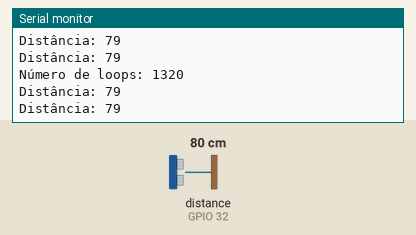
A sketch run on a simulated ESP32. Parts: the last lines printed to the serial monitor. Wiring (inferred from the names in the program): ultrasonic range finder: trigger GPIO 25; echo GPIO 32. The inputs (shaded band) are chosen by the test bench; at power-on: distance to the obstacle (sensor on GPIO 32) 80 cm. The echo pulse lasts 58.3 µs per cm.

Above: at 1.2 s.
1.3 s: distance to the obstacle (sensor on GPIO 32) set to 2 cm
At 1.4 s:
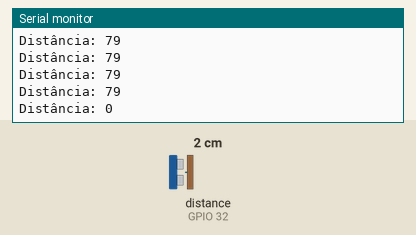
2.8 s: distance to the obstacle (sensor on GPIO 32) set to 4 cm
At 2.8 s:
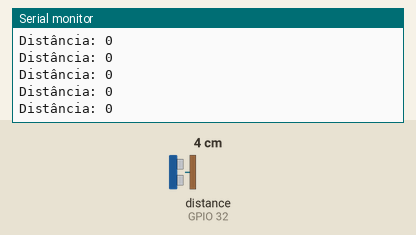
Timing chart, 0 to 5.8 s (numbered marks = the images above; inputs shaded):
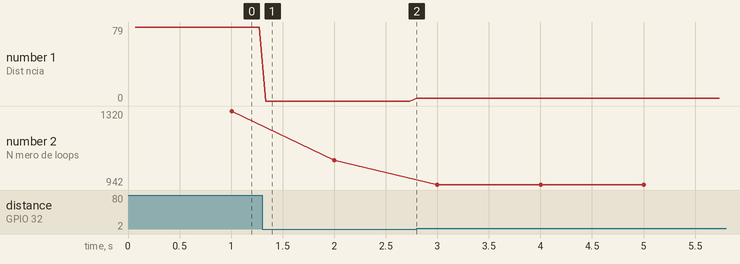

Measured:
- after the input at 1.3 s, the serial monitor: prints a new line at once (image 1)
- plotted number 1: 79 → 0 after the input at 1.3 s, 0 → 3 after the input at 2.8 s
- plotted number 2: 1320 → 1068 after the input at 1.3 s, 1068 → 942 after the input at 2.8 s

The sketch:

SemInterrupts.ino
```cpp
#define TRIGGER_PIN 25
#define ECHO_PIN 32

unsigned long startTime;
unsigned long currentTime;
unsigned long startTimeSonar;
unsigned long currentTimeSonar;
int count = 0;
int dist;


void setup() {
  Serial.begin(115200);
  pinMode(TRIGGER_PIN, OUTPUT);
  pinMode(ECHO_PIN,INPUT);
  startTime = millis();
  startTimeSonar = micros();
  digitalWrite(TRIGGER_PIN,HIGH);// verificar se o trigger está a 0
}

void loop() {
  currentTimeSonar = micros();
  currentTime = millis();
  count ++;

  if(currentTimeSonar - startTimeSonar >= (1000000/15)){
    digitalWrite(TRIGGER_PIN,LOW);// verificar se o trigger está a 0
    int dist = pulseIn(ECHO_PIN,HIGH) * 0.017; // 170*10^-6*10^2
    digitalWrite(TRIGGER_PIN,HIGH);
    if(dist < 3){
      dist = 0;
     }
    if(dist > 399){
      dist = 400;
    }
    Serial.print("Distância: ");
    Serial.println(dist);
    startTimeSonar += (1000000/15);
  }
  if(currentTime - startTime >= 1000){
    Serial.print("Número de loops: ");
    Serial.println(count);
    count = 0;
    startTime += 1000;
  }
}
```
